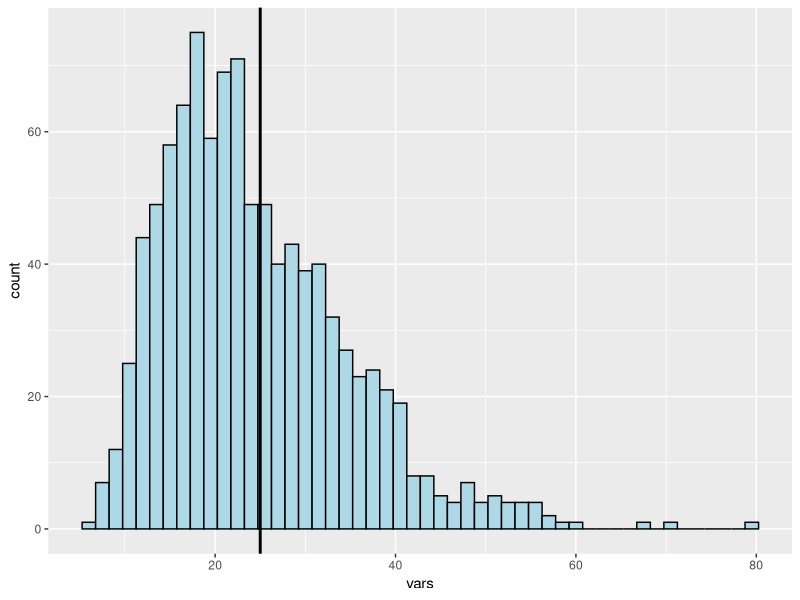

The R script that drew this image:
library(ggplot2)
lambda = 0.2
nosim <- 1000
n <- 40
nums<-matrix(rexp(nosim * n,lambda),nosim)
dat <- data.frame(vars = apply(nums,1,var),means=apply(nums,1,mean))
t_mean<-1/lambda
t_var<-1/lambda^2
#PLOT MEAN
g <- ggplot(dat, aes(x = means)) + geom_histogram( binwidth=.2, colour = "black",fill = "lightblue") 
g <- g + geom_vline(xintercept = t_mean, size = 1)

#PLOT VAR
g <- ggplot(dat, aes(x = vars)) + geom_histogram(binwidth=1.5, colour = "black",fill = "lightblue") 
g <- g + geom_vline(xintercept = t_var, size = 1)


s_means<-rnorm(nosim, mean = t_mean, sd =  sd(dat$means))
s_vars<-rnorm(nosim, mean = t_var, sd =  sd(dat$vars))

#t_test
t.test(dat$means,s_means,paired=FALSE)
t_mean = 1.2062
t.test(dat$vars,s_vars,paired=FALSE)
t_var= -0.2278



#z_test
d_mean<-mean(dat$means)-mean(s_means)
s_mean<-sqrt(((nosim-1)*sd(dat$means)+(nosim-1)*sd(s_means))/(nosim*2-2))
d_mean+c(-1,1)*qnorm(.05)*s_mean/sqrt(nosim)

d_var<-mean(dat$vars)-mean(s_vars)
s_var<-sqrt(((nosim-1)*sd(dat$vars)+(nosim-1)*sd(s_vars))/(nosim*2-2))
d_var+c(-1,1)*qnorm(.05)*s_var/sqrt(nosim)
